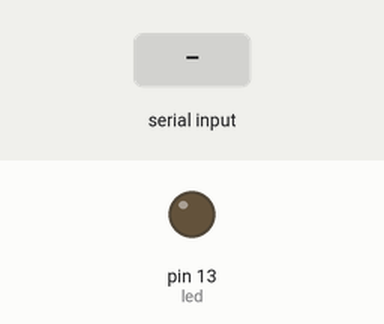
This sketch was run on a simulated Arduino Uno, built with avr-gcc and run on an emulated ATmega328P. Parts: output pins drawn as LEDs (lit = HIGH). The inputs (shaded band) are chosen by the test bench.

Above: at 1.2 s.
1.3 s: "o" received over Serial
At 2.4 s:
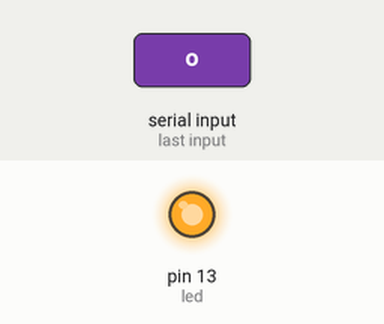
2.8 s: "f" received over Serial
At 3.6 s:
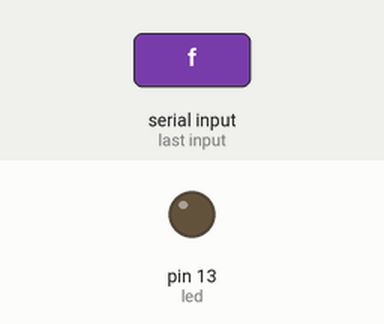
Timing chart, 0 to 5.8 s (numbered marks = the images above; inputs shaded):
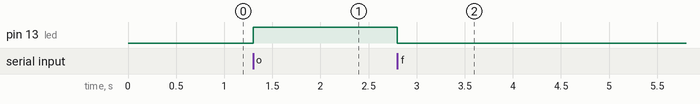

Measured:
- after the input at 1.3 s, pin 13 (led): LOW → HIGH at once
- after the input at 2.8 s, pin 13 (led): HIGH → LOW at once

The sketch:

GetFromUnity.ino
```cpp
//LED Analog in
int led = 13;

void setup() {
  Serial.begin (9600);
  pinMode(led, OUTPUT);
  digitalWrite(led, LOW);   // turn the LED on (HIGH is the voltage level)
}

void loop() {
  if (Serial.available() > 0)
  {
    // read Serial
    char ltr = Serial.read();

    /* Turn ON LED */
    if (ltr == 'o')
    {
      digitalWrite(led, HIGH);   // turn the LED on (HIGH is the voltage level)
    }

    /* Turn OFF LED */
    else if (ltr == 'f')
    {
      digitalWrite(led, LOW);   // turn the LED on (HIGH is the voltage level)
    }

  }
}
```
